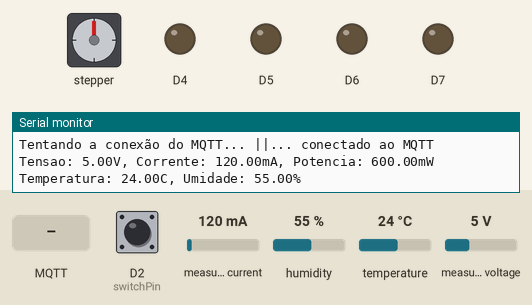
A sketch run on a simulated Arduino Uno R4 WiFi. Shown: stepper motor, output pins drawn as LEDs (lit = HIGH), the last lines printed to the serial monitor. The test bench sets the inputs (shaded band); at power-on: D2 (switchPin) HIGH, measured current 120 mA, humidity 55 %, temperature 24 °C, measured voltage 5 V. WiFi joins after 1.5 s; servers stay silent unless stated; no MQTT or app messages arrive unless stated; stepper angles assume 2048 steps per turn.

Above: at 2.7 s.
2.8 s: MQTT message "funcao 2" arrives on the first subscribed topic
At 6.7 s:
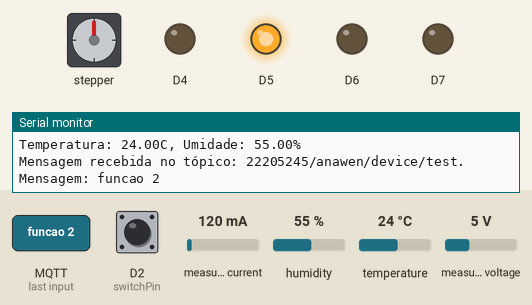
At 8.3 s:
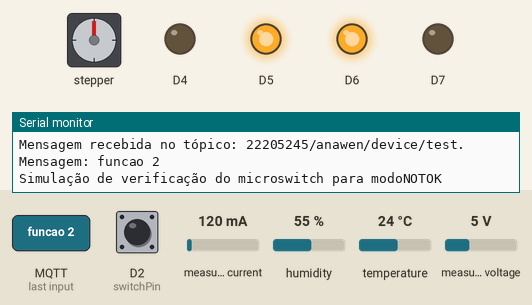
8.8 s: MQTT message "funcao 1" arrives on the first subscribed topic
At 16.0 s:
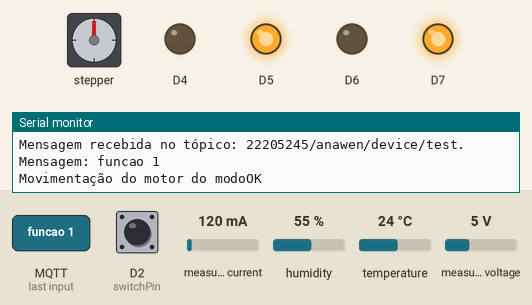
Timing chart, 0 to 40.2 s (numbered marks = the images above; inputs shaded):
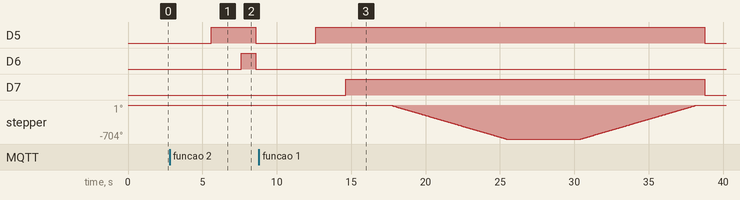

Measured:
- after the input at 2.8 s, D5: LOW → HIGH after 2.8 s, → LOW 3.0 s later; D6: LOW → HIGH after 4.8 s, → LOW 1.0 s later
- after the input at 8.8 s, D5: LOW → HIGH after 3.8 s, → LOW 26.1 s later; D7: LOW → HIGH after 5.8 s, → LOW 24.1 s later; stepper: turns 704° counter-clockwise in 7.8 s, then 704° clockwise in 7.8 s

The sketch:

newModelR4.ino
```cpp
#include <WiFiS3.h>
#include <PubSubClient.h>
#include <Stepper.h>  // Inclui a biblioteca para o motor de passo
#include <Arduino.h>
#include <Wire.h>
#include <Adafruit_INA219.h>
#include <DHT.h>

// Configurações de WiFi
const char* ssid = "Nsei"; // Substitua pelo SSID da sua rede WiFi
const char* password = "Tiger2015"; // Substitua pela senha da sua rede WiFi

// Configurações do Broker MQTT
const char* mqtt_server = "5.196.78.28"; // Substitua pelo IP do seu broker MQTT

WiFiClient espClient;
PubSubClient client(espClient);

// Configurações do motor de passo
const int stepsPerRevolution = 2048; // Número de passos por revolução (para 28BYJ-48)
const int motorPin1 = 8;
const int motorPin2 = 9;
const int motorPin3 = 10;
const int motorPin4 = 11;
Stepper myStepper(stepsPerRevolution, motorPin1, motorPin3, motorPin2, motorPin4); // Inicializa a biblioteca Stepper

// Pino do microswitch
const int switchPin = 2;

// Pino do sensor SW-420
const int vibrationSensorPin = 3;

// Sensor de corrente e tensão INA219
Adafruit_INA219 ina219;

// Configuração do sensor DHT11
#define DHTPIN A1
#define DHTTYPE DHT11
DHT dht(DHTPIN, DHTTYPE);

// Variável para monitorar o estado anterior do microswitch
bool lastSwitchState = HIGH;

// variáveis para uso nas KPIs
unsigned long startTime, uptime, motorActivationTime, ledActivationTime;
int mqttReconnects = 0, motorActivations = 0, switchActivations = 0;
int modeOKCount = 0, modeNOTOKCount = 0;
float totalEnergyConsumed = 0.0;


// Função para ligar ao WiFi
void setup_wifi() {
  delay(10);
  Serial.println();
  Serial.print("Conectando-se a ");
  Serial.println(ssid);

  WiFi.begin(ssid, password);

  int retries = 0;
  while (WiFi.status() != WL_CONNECTED && retries < 20) {
    delay(500);
    Serial.print(".");
    retries++;
  }

  if (WiFi.status() == WL_CONNECTED) {
    Serial.println("");
    Serial.println("WiFi conectado");
    Serial.println("Endereço IP: ");
    Serial.println(WiFi.localIP());
  } else {
    Serial.println("Falha na conexão WiFi");
  }
}

// Função callback para lidar com mensagens recebidas
void callback(char* topic, byte* message, unsigned int length) {
  Serial.print("Mensagem recebida no tópico: ");
  Serial.print(topic);
  Serial.print(". Mensagem: ");
  String messageTemp;

  for (int i = 0; i < length; i++) {
    Serial.print((char)message[i]);
    messageTemp += (char)message[i];
  }
  Serial.println();

  if (messageTemp.indexOf("funcao 1") >= 0) {
   modoOK();
  } else if (messageTemp.indexOf("funcao 2") >= 0) {
    modoNOTOK();
  }

  // Publicar uma mensagem de resposta
  client.publish("22205245/anawen/device/recebeu", "Mensagem recebida com sucesso");
}

// Função para acender e apagar os LEDs (modoOK) e mover o motor de passo
void modoOK() {
  modeOKCount++;
  unsigned long start = millis();
  delay(2000);
  digitalWrite(4, LOW);//vermelho
  digitalWrite(5, HIGH);//verde
  delay(2000);  // Mantém os LEDs acesos por 2 segundos
  digitalWrite(6, LOW);//vermelho
  digitalWrite(7, HIGH);//verde


  // Movimentar o motor de passo para frente e para trás
  Serial.println("Movimentação do motor do modoOK");

  delay(3000);
  // Define a velocidade do motor (15 RPM)
  myStepper.setSpeed(15);

  // Mover o motor -135 graus (768 passos)
  Serial.println("Motor move para frente");
  myStepper.step(-4000);  // Gira o motor -135 graus

  delay(5000);

   // Mover o motor -135 graus (768 passos)
  Serial.println("Motor move volta para trás");
  myStepper.step(4000);  // Gira o motor -135 graus

  motorActivationTime += millis() - start;
  motorActivations++;

  delay(500);
  // Verifica se o microswitch foi pressionado
  int currentSwitchState = digitalRead(switchPin);
  if (currentSwitchState == LOW) {
    switchActivations++;
    Serial.println("Microswitch pressionado - Motor para");
  }

  ledActivationTime += millis() - start;
  digitalWrite(5, LOW);
  digitalWrite(7, LOW);
}

// Função para acender e apagar os LEDs (modoNOTOK) sem mover o motor de passo
void modoNOTOK() {
  modeNOTOKCount++;
  unsigned long start = millis();
  delay(2000);
  digitalWrite(4, LOW);
  digitalWrite(5, HIGH);
  delay(2000);  // Mantém os LEDs acesos por 2 segundos
  digitalWrite(7, LOW);
  digitalWrite(6, HIGH);

  // Simular a verificação do microswitch
  Serial.println("Simulação de verificação do microswitch para modoNOTOK");

 delay(1000);
  // Verifica se o microswitch foi pressionado
  int currentSwitchState = digitalRead(switchPin);
  if (currentSwitchState == LOW) {
    switchActivations++;
    Serial.println("Microswitch pressionado - Ação parada");
  }

  ledActivationTime += millis() - start;
  digitalWrite(5, LOW);
  digitalWrite(6, LOW);
}

void reconnect() {
  // Loop até que o cliente esteja ligado com sucesso
  while (!client.connected()) {
    Serial.print("Tentando a conexão do MQTT... ||");
    // Tentando se conectar
    if (client.connect("ArduinoClient")) {
      Serial.println("... conectado ao MQTT");
      // Assinando o tópico
      client.subscribe("22205245/anawen/device/test");
    } else {
      Serial.print(" falhou, rc=");
      Serial.print(client.state());
      Serial.println(" tentando novamente em 5 segundos");
      mqttReconnects++;
      // Esperar 5 segundos antes de tentar novamente
      delay(5000);
    }
  }
}

/*
void checkVibration() {
  if (digitalRead(vibrationSensorPin) == HIGH) {
    unsigned long timestamp = millis();
    Serial.print("Vibração detectada! Timestamp: ");
    Serial.println(timestamp);
    char msg[50];
    sprintf(msg, "Vibração detectada - Timestamp: %lu", timestamp);
    client.publish("22205245/anawen/device/vibracao", msg);
  }
}
*/

void readPowerSensor() {
  float shuntvoltage = ina219.getShuntVoltage_mV();
  float busvoltage = ina219.getBusVoltage_V();
  float current_mA = ina219.getCurrent_mA();
  float power_mW = ina219.getPower_mW();
  char msg[100];
  sprintf(msg, "Tensao: %.2fV, Corrente: %.2fmA, Potencia: %.2fmW", busvoltage, current_mA, power_mW);
  Serial.println(msg);
  client.publish("22205245/anawen/device/power", msg);
}

void readDHT11() {
  float temperature = dht.readTemperature();
  float humidity = dht.readHumidity();
  if (isnan(temperature) || isnan(humidity)) {
    Serial.println("Falha na leitura do DHT11");
    return;
  }
  char msg[80];
  sprintf(msg, "Temperatura: %.2fC, Umidade: %.2f%%", temperature, humidity);
  Serial.println(msg);
  client.publish("22205245/anawen/device/dht11", msg);
}

void sendKPIs() {
  uptime = (millis() - startTime) / 1000;
  char msg[200];
  sprintf(msg, "Uptime: %lu s, MQTT reconexões: %d, Ativação motor: %d, Tempo motor ativo: %lu ms, Microswitch: %d, ModoOK: %d, ModoNOTOK: %d, LEDs ativos: %lu ms, Consumo: %.2f mWh",
          uptime, mqttReconnects, motorActivations, motorActivationTime, switchActivations, modeOKCount, modeNOTOKCount, ledActivationTime, totalEnergyConsumed);
  client.publish("device/kpis", msg);
}

void setup() {
  Serial.begin(115200);
  while (!Serial) {
    ; // Espera a conexão da porta serial
  }

  if (WiFi.status() == WL_NO_SHIELD) {
    Serial.println("WiFi shield não encontrado");
    while (true); // Não continua se o shield não for encontrado
  }

  pinMode(4, OUTPUT);//1-vermelho
  pinMode(5, OUTPUT);//1-verde
  pinMode(6, OUTPUT);//2-vermelho
  pinMode(7, OUTPUT);//2-verde
  pinMode(switchPin, INPUT_PULLUP); // Configura o pino do microswitch
  pinMode(vibrationSensorPin, INPUT);
  dht.begin();
  ina219.begin();

  setup_wifi();
  client.setServer(mqtt_server, 1883);
  client.setCallback(callback);

  reconnect();

  startTime = millis(); // var?
}

void loop() {
  if (!client.connected()) {
    reconnect();
  }
  client.loop();
  //checkVibration();
  readPowerSensor();
  readDHT11();
  delay(2000);
}
```
